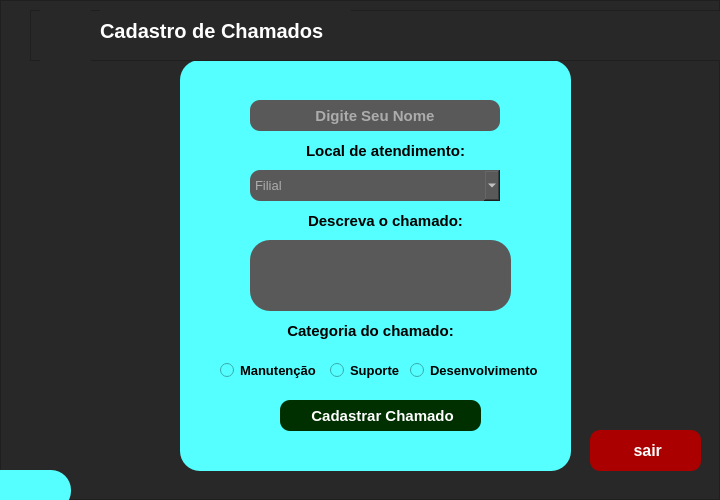
<?xml version="1.0" encoding="UTF-8"?>
<ui version="4.0">
 <class>MainWindow</class>
 <widget class="QMainWindow" name="MainWindow">
  <property name="geometry">
   <rect>
    <x>0</x>
    <y>0</y>
    <width>720</width>
    <height>500</height>
   </rect>
  </property>
  <property name="maximumSize">
   <size>
    <width>720</width>
    <height>500</height>
   </size>
  </property>
  <property name="windowTitle">
   <string>Cadastro de Chamados</string>
  </property>
  <widget class="QWidget" name="centralwidget">
   <widget class="QFrame" name="frame_geral">
    <property name="geometry">
     <rect>
      <x>0</x>
      <y>0</y>
      <width>720</width>
      <height>500</height>
     </rect>
    </property>
    <property name="maximumSize">
     <size>
      <width>720</width>
      <height>500</height>
     </size>
    </property>
    <property name="styleSheet">
     <string notr="true">background-color: rgb(40, 40, 40);</string>
    </property>
    <property name="frameShape">
     <enum>QFrame::StyledPanel</enum>
    </property>
    <property name="frameShadow">
     <enum>QFrame::Raised</enum>
    </property>
    <widget class="QFrame" name="frame_menu">
     <property name="geometry">
      <rect>
       <x>180</x>
       <y>60</y>
       <width>391</width>
       <height>411</height>
      </rect>
     </property>
     <property name="layoutDirection">
      <enum>Qt::LeftToRight</enum>
     </property>
     <property name="styleSheet">
      <string notr="true">background-color: rgb(85, 255, 255);
border-radius: 20px;
</string>
     </property>
     <property name="frameShape">
      <enum>QFrame::StyledPanel</enum>
     </property>
     <property name="frameShadow">
      <enum>QFrame::Raised</enum>
     </property>
     <widget class="QLineEdit" name="nameCmd">
      <property name="geometry">
       <rect>
        <x>70</x>
        <y>40</y>
        <width>250</width>
        <height>31</height>
       </rect>
      </property>
      <property name="font">
       <font>
        <pointsize>11</pointsize>
        <weight>75</weight>
        <bold>true</bold>
       </font>
      </property>
      <property name="cursor">
       <cursorShape>ArrowCursor</cursorShape>
      </property>
      <property name="styleSheet">
       <string notr="true">color: rgb(255, 255, 255);
background-color: rgb(89, 89, 89);
border-radius: 10px;
</string>
      </property>
      <property name="text">
       <string/>
      </property>
      <property name="alignment">
       <set>Qt::AlignCenter</set>
      </property>
      <property name="placeholderText">
       <string>Digite Seu Nome</string>
      </property>
     </widget>
     <widget class="QLabel" name="label_5">
      <property name="geometry">
       <rect>
        <x>110</x>
        <y>80</y>
        <width>191</width>
        <height>21</height>
       </rect>
      </property>
      <property name="font">
       <font>
        <pointsize>11</pointsize>
        <weight>75</weight>
        <bold>true</bold>
       </font>
      </property>
      <property name="text">
       <string>Local de atendimento:</string>
      </property>
      <property name="alignment">
       <set>Qt::AlignCenter</set>
      </property>
     </widget>
     <widget class="QComboBox" name="filialAtd">
      <property name="geometry">
       <rect>
        <x>70</x>
        <y>110</y>
        <width>250</width>
        <height>31</height>
       </rect>
      </property>
      <property name="font">
       <font>
        <pointsize>10</pointsize>
       </font>
      </property>
      <property name="styleSheet">
       <string notr="true">color: rgb(255, 255, 255);
background-color: rgb(89, 89, 89);
border-radius: 10px;
</string>
      </property>
      <property name="placeholderText">
       <string>Filial</string>
      </property>
      <item>
       <property name="text">
        <string/>
       </property>
      </item>
     </widget>
     <widget class="QLabel" name="label_3">
      <property name="geometry">
       <rect>
        <x>110</x>
        <y>150</y>
        <width>191</width>
        <height>21</height>
       </rect>
      </property>
      <property name="font">
       <font>
        <pointsize>11</pointsize>
        <weight>75</weight>
        <bold>true</bold>
       </font>
      </property>
      <property name="text">
       <string>Descreva o chamado:</string>
      </property>
      <property name="alignment">
       <set>Qt::AlignCenter</set>
      </property>
     </widget>
     <widget class="QLineEdit" name="lineEdit">
      <property name="geometry">
       <rect>
        <x>570</x>
        <y>220</y>
        <width>271</width>
        <height>101</height>
       </rect>
      </property>
      <property name="font">
       <font>
        <pointsize>10</pointsize>
       </font>
      </property>
      <property name="styleSheet">
       <string notr="true">color: rgb(255, 255, 255); padding: 5px;</string>
      </property>
      <property name="text">
       <string/>
      </property>
      <property name="alignment">
       <set>Qt::AlignLeading|Qt::AlignLeft|Qt::AlignTop</set>
      </property>
     </widget>
     <widget class="QLineEdit" name="descCmd">
      <property name="geometry">
       <rect>
        <x>70</x>
        <y>180</y>
        <width>261</width>
        <height>71</height>
       </rect>
      </property>
      <property name="font">
       <font>
        <pointsize>10</pointsize>
       </font>
      </property>
      <property name="styleSheet">
       <string notr="true">color: rgb(255, 255, 255); padding: 15px;
background-color: rgb(89, 89, 89);
</string>
      </property>
      <property name="text">
       <string/>
      </property>
      <property name="alignment">
       <set>Qt::AlignHCenter|Qt::AlignTop</set>
      </property>
     </widget>
     <widget class="QLabel" name="label_4">
      <property name="geometry">
       <rect>
        <x>100</x>
        <y>260</y>
        <width>181</width>
        <height>21</height>
       </rect>
      </property>
      <property name="font">
       <font>
        <pointsize>11</pointsize>
        <weight>75</weight>
        <bold>true</bold>
       </font>
      </property>
      <property name="text">
       <string>Categoria do chamado:</string>
      </property>
      <property name="alignment">
       <set>Qt::AlignCenter</set>
      </property>
     </widget>
     <widget class="QRadioButton" name="radioButton_2">
      <property name="geometry">
       <rect>
        <x>150</x>
        <y>300</y>
        <width>81</width>
        <height>21</height>
       </rect>
      </property>
      <property name="font">
       <font>
        <pointsize>10</pointsize>
        <weight>75</weight>
        <bold>true</bold>
       </font>
      </property>
      <property name="text">
       <string>Suporte</string>
      </property>
     </widget>
     <widget class="QRadioButton" name="radioButton">
      <property name="geometry">
       <rect>
        <x>40</x>
        <y>300</y>
        <width>101</width>
        <height>21</height>
       </rect>
      </property>
      <property name="font">
       <font>
        <pointsize>10</pointsize>
        <weight>75</weight>
        <bold>true</bold>
       </font>
      </property>
      <property name="text">
       <string>Manutenção</string>
      </property>
     </widget>
     <widget class="QRadioButton" name="radioButton_3">
      <property name="geometry">
       <rect>
        <x>230</x>
        <y>300</y>
        <width>131</width>
        <height>21</height>
       </rect>
      </property>
      <property name="font">
       <font>
        <pointsize>10</pointsize>
        <weight>75</weight>
        <bold>true</bold>
       </font>
      </property>
      <property name="text">
       <string>Desenvolvimento</string>
      </property>
     </widget>
     <widget class="QPushButton" name="btnCadCmd">
      <property name="geometry">
       <rect>
        <x>100</x>
        <y>340</y>
        <width>201</width>
        <height>31</height>
       </rect>
      </property>
      <property name="font">
       <font>
        <pointsize>11</pointsize>
        <weight>75</weight>
        <bold>true</bold>
       </font>
      </property>
      <property name="styleSheet">
       <string notr="true">border-radius: 10px;
color: rgb(255, 255, 255);
background-color: rgb(0, 47, 0);</string>
      </property>
      <property name="text">
       <string> Cadastrar Chamado</string>
      </property>
      <property name="icon">
       <iconset>
        <normaloff>../src/verificado.png</normaloff>../src/verificado.png</iconset>
      </property>
     </widget>
     <widget class="QLabel" name="label_6">
      <property name="geometry">
       <rect>
        <x>100</x>
        <y>380</y>
        <width>201</width>
        <height>21</height>
       </rect>
      </property>
      <property name="font">
       <font>
        <pointsize>10</pointsize>
        <weight>75</weight>
        <bold>true</bold>
       </font>
      </property>
      <property name="styleSheet">
       <string notr="true">color: rgb(0, 85, 127);</string>
      </property>
      <property name="text">
       <string/>
      </property>
      <property name="alignment">
       <set>Qt::AlignCenter</set>
      </property>
     </widget>
    </widget>
    <widget class="QFrame" name="frame_2">
     <property name="geometry">
      <rect>
       <x>30</x>
       <y>10</y>
       <width>691</width>
       <height>51</height>
      </rect>
     </property>
     <property name="frameShape">
      <enum>QFrame::StyledPanel</enum>
     </property>
     <property name="frameShadow">
      <enum>QFrame::Raised</enum>
     </property>
     <widget class="QLabel" name="label_2">
      <property name="geometry">
       <rect>
        <x>10</x>
        <y>0</y>
        <width>51</width>
        <height>51</height>
       </rect>
      </property>
      <property name="text">
       <string/>
      </property>
      <property name="pixmap">
       <pixmap>../src/lista-de-desejos.png</pixmap>
      </property>
      <property name="scaledContents">
       <bool>true</bool>
      </property>
     </widget>
     <widget class="QLabel" name="label">
      <property name="geometry">
       <rect>
        <x>70</x>
        <y>0</y>
        <width>251</width>
        <height>41</height>
       </rect>
      </property>
      <property name="font">
       <font>
        <pointsize>15</pointsize>
        <weight>75</weight>
        <bold>true</bold>
       </font>
      </property>
      <property name="styleSheet">
       <string notr="true">color: rgb(255, 255, 255);</string>
      </property>
      <property name="text">
       <string>Cadastro de Chamados</string>
      </property>
     </widget>
    </widget>
    <widget class="QPushButton" name="btnSairCadCmd">
     <property name="geometry">
      <rect>
       <x>590</x>
       <y>430</y>
       <width>111</width>
       <height>41</height>
      </rect>
     </property>
     <property name="font">
      <font>
       <pointsize>12</pointsize>
       <weight>75</weight>
       <bold>true</bold>
      </font>
     </property>
     <property name="styleSheet">
      <string notr="true">border-radius: 10px;
color: rgb(255, 255, 255);
background-color: rgb(170, 0, 0);</string>
     </property>
     <property name="text">
      <string> sair</string>
     </property>
     <property name="icon">
      <iconset>
       <normaloff>../src/sair.png</normaloff>../src/sair.png</iconset>
     </property>
    </widget>
    <widget class="QFrame" name="frame_5">
     <property name="geometry">
      <rect>
       <x>-100</x>
       <y>470</y>
       <width>171</width>
       <height>41</height>
      </rect>
     </property>
     <property name="styleSheet">
      <string notr="true">background-color: rgb(85, 255, 255);
border-radius: 20px;</string>
     </property>
     <property name="frameShape">
      <enum>QFrame::StyledPanel</enum>
     </property>
     <property name="frameShadow">
      <enum>QFrame::Raised</enum>
     </property>
    </widget>
   </widget>
  </widget>
 </widget>
 <resources/>
 <connections/>
</ui>
